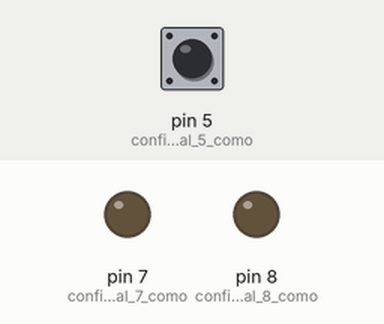
Simulated run of this sketch. Board: Arduino Uno, built with avr-gcc and run on an emulated ATmega328P. Parts: output pins drawn as LEDs (lit = HIGH). Dashed ring = blinking. Inputs (shaded band) come from the test bench; at power-on: pin 5 (configura_digital_5_como) HIGH.

Above: at 1.2 s.
1.3 s: pin 5 (configura_digital_5_como) pulled LOW for 0.15 s
At 1.7 s:
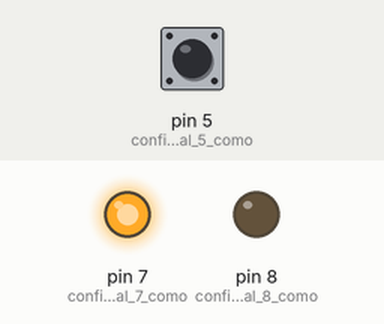
3.8 s: pin 5 (configura_digital_5_como) pulled LOW for 3.2 s
At 4.7 s:
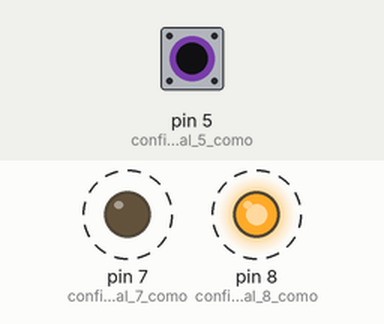
Timing chart, 0 to 9.3 s (numbered marks = the images above; inputs shaded):
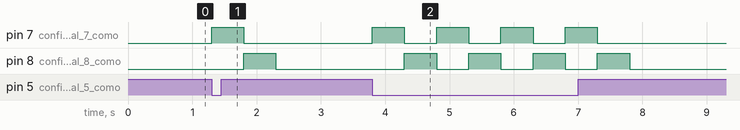

The sketch:

arduino-iniciante-aula1.ino
```cpp
/*
  Arduino Iniciante Aula 01


  Autor -- Guilherme Soares Moreno
*/

// Anodo - Saida digital
// Catodo - Saida GND

// --- Função de Configuração ---
void setup()
{
  pinMode(8, OUTPUT); // configura digital 8 como saída
  pinMode(7, OUTPUT); // configura digital 7 como saída
  pinMode(5, INPUT_PULLUP); // configura digital 5 como entrada de pull up
  digitalWrite(8, HIGH); // 5V em digital 8
  digitalWrite(7, LOW);  // 0V em digital 7


} // end setup

// --- Loop Infinito ---
void loop()
{

  if(!digitalRead(5))
  {
    digitalWrite(7, HIGH);
    digitalWrite(8, LOW);
    delay(500); // atraso em ms. 500 ms = 0,5 segundos
    digitalWrite(7, LOW);
    digitalWrite(8, HIGH);
    delay(500); // Atraso em ms, 500 ms
  } // end if

  else  // senão, o botão está solto
  {
    digitalWrite(7, LOW);
    digitalWrite(8, LOW);
  }


} // end loop
```

Measured:
- after the input at 1.3 s, pin 7 (configura_digital_7_como): LOW → HIGH at once, → LOW 0.50 s later; pin 8 (configura_digital_8_como): LOW → HIGH after 0.50 s, → LOW 0.50 s later
- after the input at 3.8 s, pin 7 (configura_digital_7_como): alternates HIGH for 0.50 s and LOW for 0.50 s, 8 changes in all, then stays LOW, starting at once; pin 8 (configura_digital_8_como): alternates HIGH for 0.50 s and LOW for 0.50 s, 8 changes in all, then stays LOW, starting after 0.50 s
